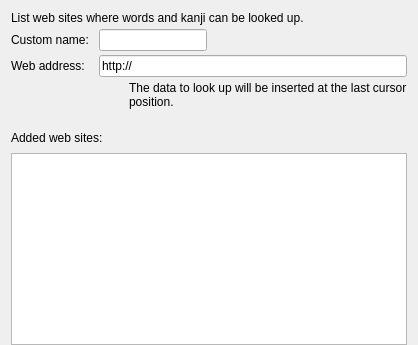
            <widget class="QWidget" name="sitesPage">
             <property name="sizePolicy">
              <sizepolicy hsizetype="Expanding" vsizetype="Expanding">
               <horstretch>0</horstretch>
               <verstretch>0</verstretch>
              </sizepolicy>
             </property>
             <layout class="QVBoxLayout" name="verticalLayout_9" stretch="0,0,0,1">
              <property name="spacing">
               <number>4</number>
              </property>
              <property name="bottomMargin">
               <number>0</number>
              </property>
              <item>
               <layout class="QFormLayout" name="formLayout_6">
                <property name="horizontalSpacing">
                 <number>10</number>
                </property>
                <property name="verticalSpacing">
                 <number>4</number>
                </property>
                <item row="1" column="0">
                 <widget class="QLabel" name="label_39">
                  <property name="text">
                   <string>Custom name:</string>
                  </property>
                 </widget>
                </item>
                <item row="1" column="1">
                 <widget class="ZLineEdit" name="siteNameEdit">
                  <property name="sizePolicy">
                   <sizepolicy hsizetype="Fixed" vsizetype="Fixed">
                    <horstretch>0</horstretch>
                    <verstretch>0</verstretch>
                   </sizepolicy>
                  </property>
                  <property name="maxLength">
                   <number>32</number>
                  </property>
                 </widget>
                </item>
                <item row="2" column="0">
                 <widget class="QLabel" name="label_40">
                  <property name="text">
                   <string>Web address:</string>
                  </property>
                 </widget>
                </item>
                <item row="2" column="1">
                 <widget class="ZLineEdit" name="siteUrlEdit">
                  <property name="text">
                   <string>http://</string>
                  </property>
                  <property name="maxLength">
                   <number>2000</number>
                  </property>
                 </widget>
                </item>
                <item row="3" column="1">
                 <layout class="QHBoxLayout" name="horizontalLayout_19">
                  <property name="spacing">
                   <number>4</number>
                  </property>
                  <item>
                   <widget class="QToolButton" name="siteLockButton">
                    <property name="enabled">
                     <bool>false</bool>
                    </property>
                    <property name="icon">
                     <iconset resource="Resources/resources.qrc">
                      <normaloff>:/lockopen.svg</normaloff>
                      <normalon>:/lock.svg</normalon>
                      <activeon>:/lock.svg</activeon>:/lockopen.svg</iconset>
                    </property>
                    <property name="iconSize">
                     <size>
                      <width>18</width>
                      <height>18</height>
                     </size>
                    </property>
                    <property name="checkable">
                     <bool>true</bool>
                    </property>
                    <property name="autoRaise">
                     <bool>true</bool>
                    </property>
                   </widget>
                  </item>
                  <item>
                   <widget class="QLabel" name="siteLockLabel">
                    <property name="text">
                     <string>The data to look up will be inserted at the last cursor position.</string>
                    </property>
                    <property name="alignment">
                     <set>Qt::AlignLeading|Qt::AlignLeft|Qt::AlignTop</set>
                    </property>
                    <property name="wordWrap">
                     <bool>true</bool>
                    </property>
                   </widget>
                  </item>
                 </layout>
                </item>
                <item row="0" column="0" colspan="2">
                 <widget class="QLabel" name="label_37">
                  <property name="text">
                   <string>&lt;p&gt;List web sites where words and kanji can be looked up.&lt;/p&gt;</string>
                  </property>
                  <property name="wordWrap">
                   <bool>true</bool>
                  </property>
                 </widget>
                </item>
               </layout>
              </item>
              <item>
               <spacer name="verticalSpacer_10">
                <property name="orientation">
                 <enum>Qt::Vertical</enum>
                </property>
                <property name="sizeType">
                 <enum>QSizePolicy::Fixed</enum>
                </property>
                <property name="sizeHint" stdset="0">
                 <size>
                  <width>20</width>
                  <height>13</height>
                 </size>
                </property>
               </spacer>
              </item>
              <item>
               <layout class="QHBoxLayout" name="horizontalLayout_20">
                <item>
                 <widget class="QLabel" name="label_114">
                  <property name="sizePolicy">
                   <sizepolicy hsizetype="Fixed" vsizetype="Preferred">
                    <horstretch>0</horstretch>
                    <verstretch>0</verstretch>
                   </sizepolicy>
                  </property>
                  <property name="text">
                   <string>Added web sites:</string>
                  </property>
                 </widget>
                </item>
                <item>
                 <widget class="QToolButton" name="siteDelButton">
                  <property name="enabled">
                   <bool>false</bool>
                  </property>
                  <property name="text">
                   <string/>
                  </property>
                  <property name="icon">
                   <iconset resource="Resources/resources.qrc">
                    <normaloff>:/delmark.svg</normaloff>:/delmark.svg</iconset>
                  </property>
                  <property name="autoRaise">
                   <bool>true</bool>
                  </property>
                 </widget>
                </item>
                <item>
                 <spacer name="horizontalSpacer_16">
                  <property name="orientation">
                   <enum>Qt::Horizontal</enum>
                  </property>
                  <property name="sizeHint" stdset="0">
                   <size>
                    <width>40</width>
                    <height>20</height>
                   </size>
                  </property>
                 </spacer>
                </item>
               </layout>
              </item>
              <item>
               <widget class="ZListView" name="sitesTable">
                <property name="sizePolicy">
                 <sizepolicy hsizetype="Expanding" vsizetype="Expanding">
                  <horstretch>0</horstretch>
                  <verstretch>0</verstretch>
                 </sizepolicy>
                </property>
                <property name="editTriggers">
                 <set>QAbstractItemView::NoEditTriggers</set>
                </property>
               </widget>
              </item>
             </layout>
            </widget>
